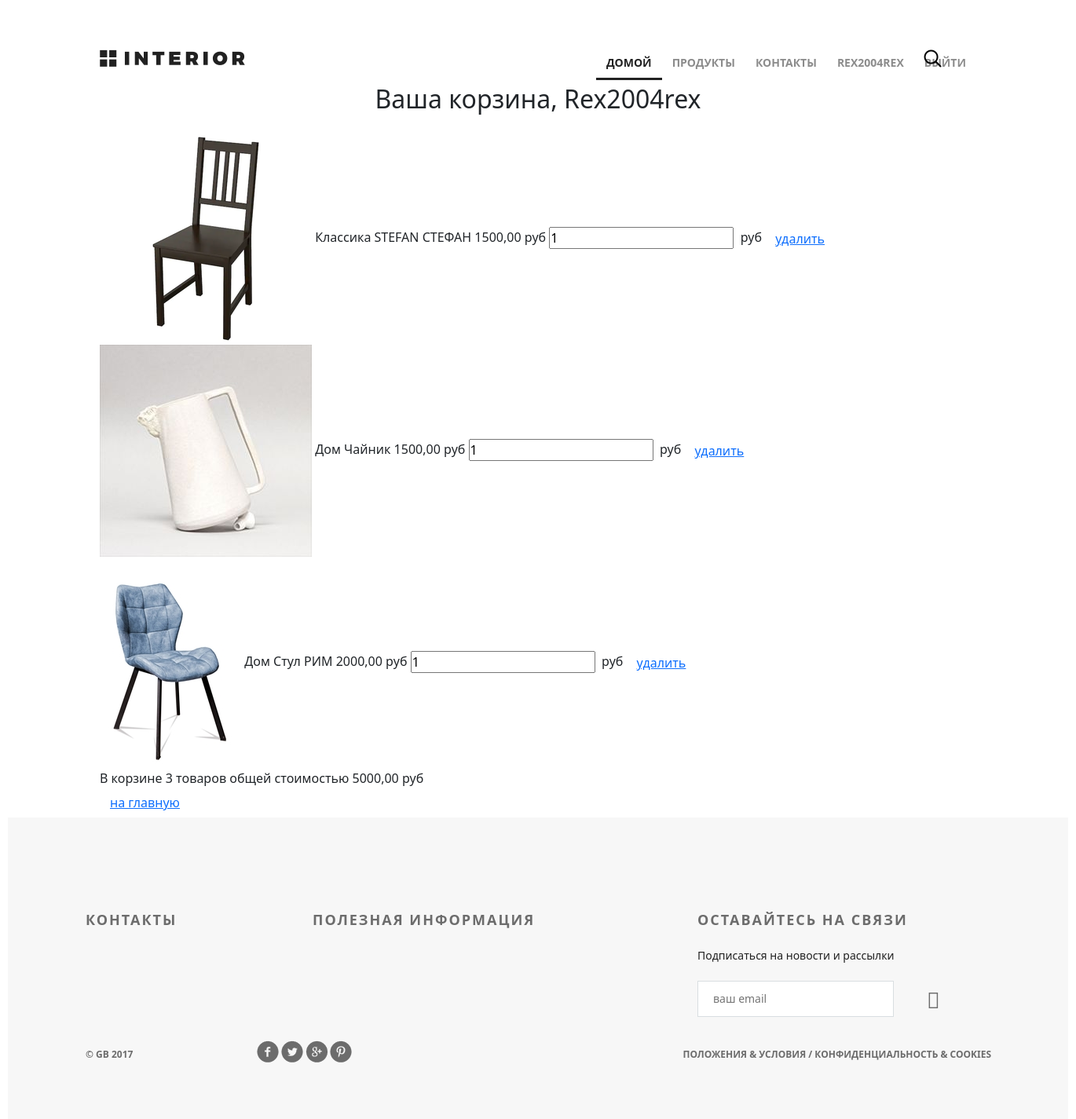
The app's page /basket/ (signed in) with its own data.
### authapp/models.py (models this page shows)
class ShopUser(AbstractUser):
    avatar = models.ImageField(upload_to='users_avatars', blank=True)
    age = models.PositiveIntegerField(verbose_name='возраст')

### basketapp/models.py (models this page shows)
class Basket(models.Model):
    user = models.ForeignKey(
        settings.AUTH_USER_MODEL,
        on_delete=models.CASCADE,
        related_name='basket',
    )
    product = models.ForeignKey(
        Product,
        on_delete=models.CASCADE,
    )
    quantity = models.PositiveIntegerField(verbose_name='количество', default=0)
    add_datetime = models.DateTimeField(verbose_name='время', auto_now_add=True)
    @property
    def product_cost(self):
        return self.product.price * self.quantity
    @property
    def total_quantity(self):
        _items = Basket.objects.filter(user=self.user)
        _total_quantity = sum(list(map(lambda x: x.quantity, _items)))
        return _total_quantity
    @property
    def total_cost(self):
        _items = Basket.objects.filter(user=self.user)
        _total_cost = sum(list(map(lambda x: x.product_cost, _items)))
        return _total_cost

### mainapp/models.py (models this page shows, shortened)
class Product(models.Model):
    category = models.ForeignKey(ProductCategory, on_delete=models.CASCADE)
    name = models.CharField(verbose_name='имя продукта', max_length=128)
    image = models.ImageField(upload_to='products_images', blank=True)
    short_desc = models.CharField(verbose_name='краткое описание продукта', max_length=60, blank=True)
    description = models.TextField(verbose_name='описание продукта', blank=True)
    price = models.DecimalField(verbose_name='цена продукта', max_digits=8, decimal_places=2, default=0)
    quantity = models.PositiveIntegerField(verbose_name='количество на складе', default=0)
    is_active = models.BooleanField(default=True)

class ProductCategory(models.Model):
    name = models.CharField(verbose_name='имя', max_length=64, unique=True)
    description = models.TextField(verbose_name='описание', blank=True)
    created = models.DateTimeField(auto_now_add=True)
    updated = models.DateTimeField(auto_now=True)
    is_active = models.BooleanField(default=True)

### basketapp/views.py (the view)
# urls.py: path('', basketapp.basket, name='index'),
@login_required
def basket(request):
    title = 'корзина'
    basket_items = Basket.objects.filter(user=request.user).order_by('product__category')
    context = {
        'title': title,
        'basket_items': basket_items,
    }
    return render(request, 'basketapp/basket.html', context=context)

### basketapp/templates/basketapp/basket.html (shortened to what this page needs)
{% extends 'geekshop/base.html' %}
{% load static %}
{% block css %}
    <link href="https://cdn.jsdelivr.net/npm/bootstrap@5.0.2/dist/css/bootstrap.min.css" rel="stylesheet">
{% endblock %}
{% block content %}
    <div class="header clearfix">
        {% include 'geekshop/includes/main_menu.html' %}
        <a href="#" class="basket"></a>
    </div>
    <div class="h2 text-center head">
      Ваша корзина,
      {% if user.first_name %}
        {{ user.first_name|title}}
      {% else %}
        Пользователь
      {% endif %}
    </div>
    {% include 'basketapp/includes/inc_basket_list.html' %}
{% endblock %}

### geekshop/templates/geekshop/includes/main_menu.html (shortened to what this page needs)
<a href="{% url 'index' %}" class="logo"></a>
<ul class="menu">
    <li><a href="{% url 'index' %}" class="active">домой</a></li>
    <li><a href="{% url 'products:index' %}">продукты</a></li>
    <li><a href="{% url 'contacts' %}">контакты</a></li>
    {% if user.is_authenticated %}
        <li>
            <a href="{% url 'auth:edit' %}">
                {{ user.first_name|default:'Пользователь' }}
            </a>
        </li>
    {% endif %}
    <li>
        {% if user.is_authenticated %}
            <a href="{% url 'auth:logout' %}">выйти</a>
        {% else %}
            <a href="{% url 'auth:login' %}">войти</a>
        {% endif %}
    </li>
</ul>
<a href="#" class="search"></a>

### basketapp/templates/basketapp/includes/inc_basket_list.html
 <div class="basket_list mt-4">
  {% for item in basket_items %}
    <div class="basket_record">
      <img src="/media/{{ item.product.image }}"
           alt="{{ item.product.short_desc }}">
      <span class="category_name">{{ item.product.category.name }}</span>
      <span class="product_name">{{ item.product.name }}</span>
      <span class="product_price">{{ item.product.price }}&nbspруб</span>
      <input type="number" name="{{ item.pk }}"
                           min="0"
                           value="{{ item.quantity }}">
      <span class="product_cost">{{ item.cost }}&nbspруб</span>
      <button class="btn btn-round">
        <a href="{% url 'basket:remove' item.pk %}" class="">
          удалить
        </a>
      </button>
    </div>
  {% endfor %}
  {% if basket_items %}
    <div class="basket_summary">
      В корзине {{ basket_items.0.total_quantity }} товаров общей стоимостью
                {{ basket_items.0.total_cost }} руб
    </div>
  {% endif %}
    <button class="btn btn-round">
      <a href="{% url 'index' %}">на главную</a>
    </button>
  </div>

### geekshop/static/geekshop/style.css (style rules this page uses)
* { margin: 0; padding: 0; }
body { font-family: 'Montserrat', sans-serif; }
html, body { height: 100%; }
.logo { background-image: url(img/logo.png); margin-top: 63px; width: 185px; height: 22px; float: left; }
.menu { list-style-type: none; margin-top: 67px; float: right; }
.menu li { float: left; }
.menu a { color: #8c8c8c; font-size: 14px; font-weight: 700; text-align: right; text-transform: uppercase; text-decoration: none; padding: 10px 13px; }
.menu .active { color: #212121; font-weight: 700; border-bottom: 3px solid #212121; }
.search { display: block; width: 23px; height: 23px; background-image: url(img/search.png); position: absolute; top: 63px; left: 1176px; }
.basket { display: block; width: 150px; height: 23px; background-image: url(img/basket.png); position: absolute; top: 60px; left: 1210px; }
.clearfix:after { content: ""; display: block; clear: both; }

### records on screen
ShopUser: first_name "REX2004REX", first_name "Rex2004rex"
Basket: product.image (picture), product.category.name "Классика", product.name "STEFAN СТЕФАН", product.price "1500,00", pk "1", user+quantity "3", user+product+quantity "5000,00"
Basket: product.image (picture), product.category.name "Дом", product.name "Чайник", product.price "1500,00", quantity "1"
Basket: product.image (picture), product.category.name "Дом", product.name "Стул РИМ", product.price "2000,00", quantity "1"
